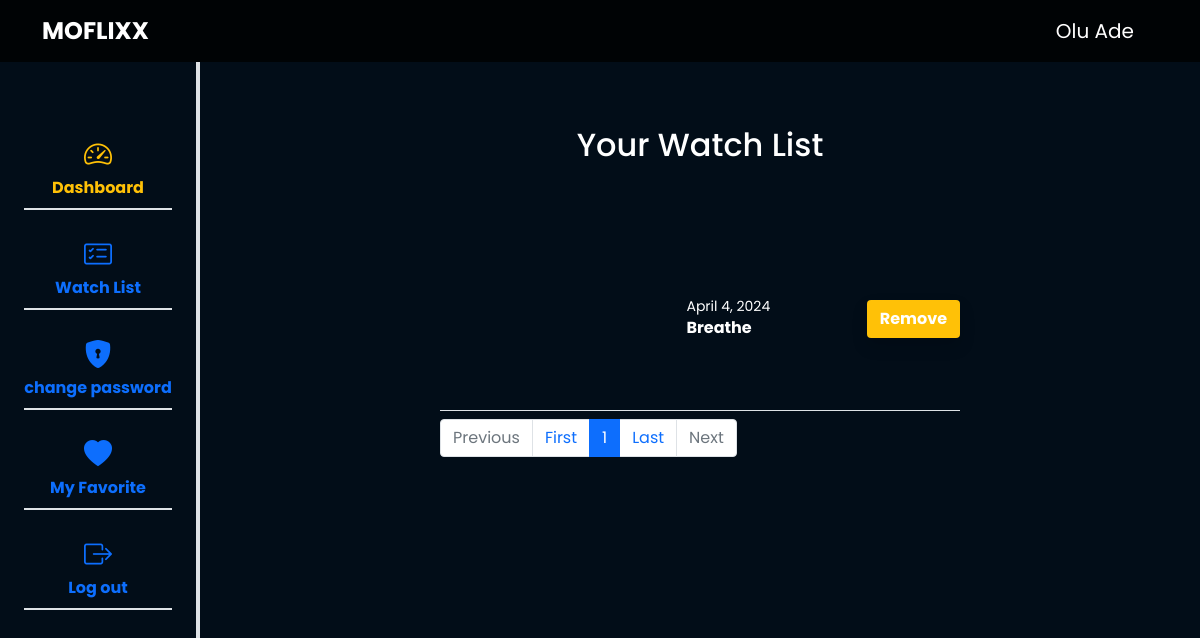
Page /watchlist/watchlist (signed in) on the earlier database version.
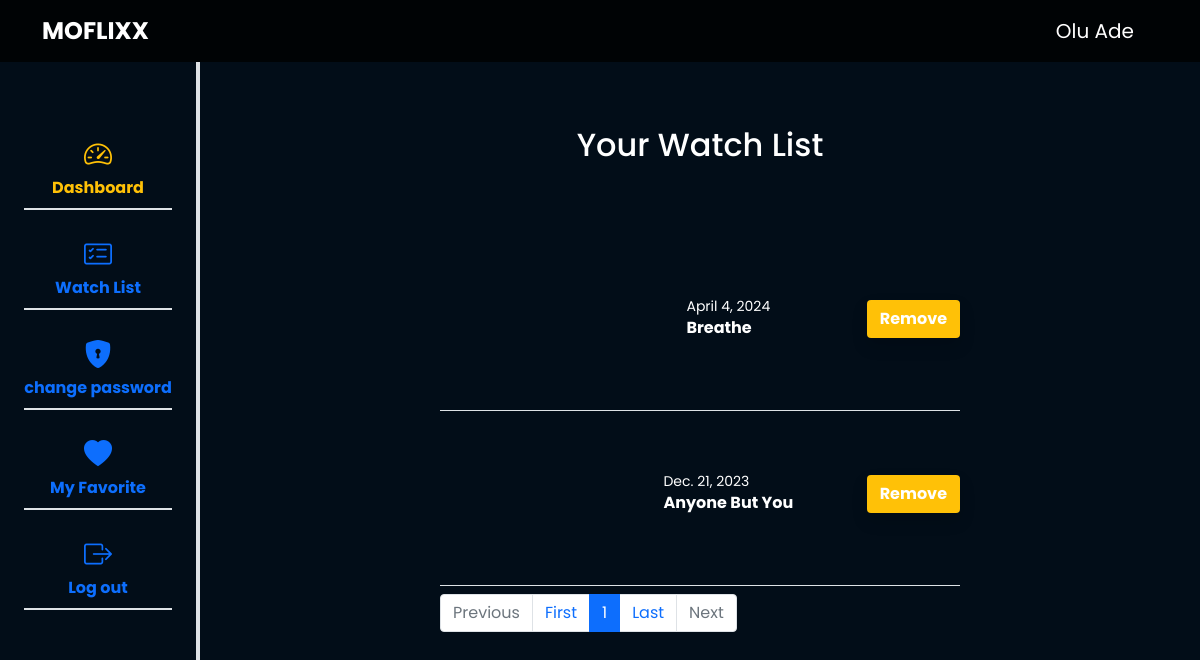
Same page on the later database version.
### apps/watchlists/models.py (models this page shows, shortened)
class WatchList(BaseModel):
    user = models.ForeignKey(CustomUser, on_delete=models.CASCADE, related_name='watchlist', blank=True, null=True)
    movie = models.ForeignKey(Movie, on_delete=models.CASCADE, null=True, blank=True)

### apps/movies/models.py (models this page shows, shortened)
class Movie(BaseModel):
    title = models.CharField(max_length=255, null=True, blank=True)
    tag = models.CharField(max_length=50, null=True, blank=True)
    poster_path = models.URLField(max_length=50, null=True, blank=True)
    rating = models.CharField(max_length=50, null=True, blank=True)
    overview = models.TextField()
    release_date = models.DateField()

### apps/watchlists/views.py (the view)
# urls.py: path('watchlist', views.WatchListView.as_view(), name="watchlist"),
class WatchListView(LoginRequiredMixin, generic.ListView):
    model = WatchList
    fields = '__all__'
    template_name = "watchlists/watch_list.html"
    context_object_name = "watchlists"
    paginate_by = 4
    def get_queryset(self):
        return super().get_queryset().filter(user=self.request.user)

### apps/users/models.py (called while the page is built)
    def get_full_name(self):
        return f"{self.first_name.capitalize()} {self.last_name.capitalize()}"

### apps/watchlists/templates/watchlists/watch_list.html (shortened to what this page needs)
{% extends "dashboard.html" %}
{% load static %}
{% block content %}
  <main class="d-flex">
    <div class="col-12 col-md-9 mx-auto password">
      <div class="container-sm">
        <h2 class="text-center py-3 mt-5">Your Watch List</h2>
        {% if watchlists %}
          <div class="wrapper py-5">
            {% for watchlist in watchlists %}
            <div class="d-flex justify-content-between align-items-center border-bottom pb-3 position-relative mt-2" >
              <div class="img-card rounded overflow-hidden">
              </div>
              <div>
                <small>{{ watchlist.movie.release_date }}</small>
                <h5 class="card-title fs-6 fw-bold">{{ watchlist.movie.title }}</h5>
              </div>
              <a href="{% url "remove_from_watchlist" watchlist.id %}" class="custom-btn btn fw-bolder shadow">Remove</a>
            </div>
            {% endfor %}
            <nav aria-label="..." class="py-2 align-items-center">
              <ul class="pagination">
                {% if page_obj.has_previous %}
                <li class="page-item">
                  <a href="?page={{ page_obj.previous_page_number }}" class="page-link">Previous</a>
                </li>
                {% else %}
                <li class="page-item disabled">
                  <span class="page-link">Previous</span>
                </li>
                {% endif %}
                <li class="page-item"><a href="?page=1" class="page-link">First</a></li>
                {% for num in page_obj.paginator.page_range %}
                {% if num == page_obj.number %}
                <li class="page-item active" aria-current="page">
                  <span class="page-link">{{ num }}</span>
                </li>
                {% else %}
                <li class="page-item">
                  <a href="?page={{ num }}" class="page-link">{{ num }}</a>
                </li>
                {% endif %}
                {% endfor %}
                <li class="page-item"><a href="?page={{ page_obj.paginator.num_pages }}" class="page-link">Last</a></li>
                {% if page_obj.has_next %}
                <li class="page-item">
                  <a href="?page={{ page_obj.next_page_number }}" class="page-link">Next</a>
                </li>
                {% else %}
                <li class="page-item disabled">
                  <span class="page-link">Next</span>
                </li>
                {% endif %}
              </ul>
            </nav>
          </div>
        {% else %}
          <h4 class="text-center py-3">you haven't added any movie to your watchlist.</h4>
        {% endif %}
      </div>
    </div>
  </main>
{% endblock content %}

Differences in the rows shown:
added WatchList: movie.release_date "Dec. 21, 2023", movie "Anyone But You"
